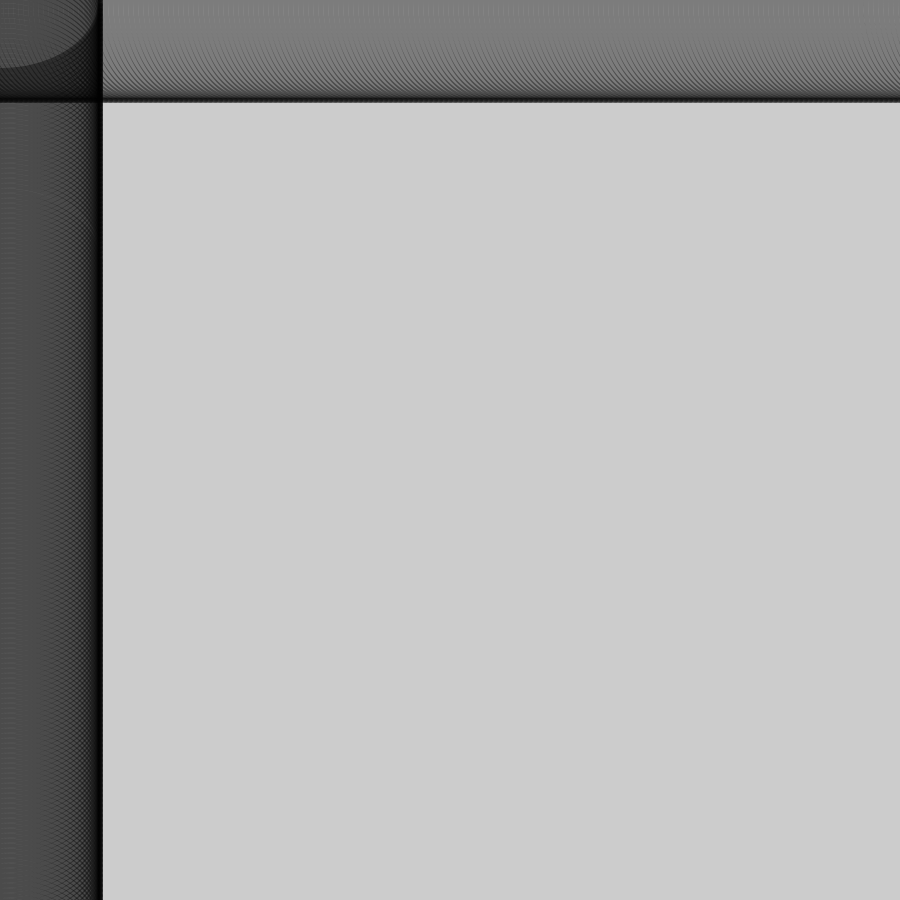
Frame 1 (no input)
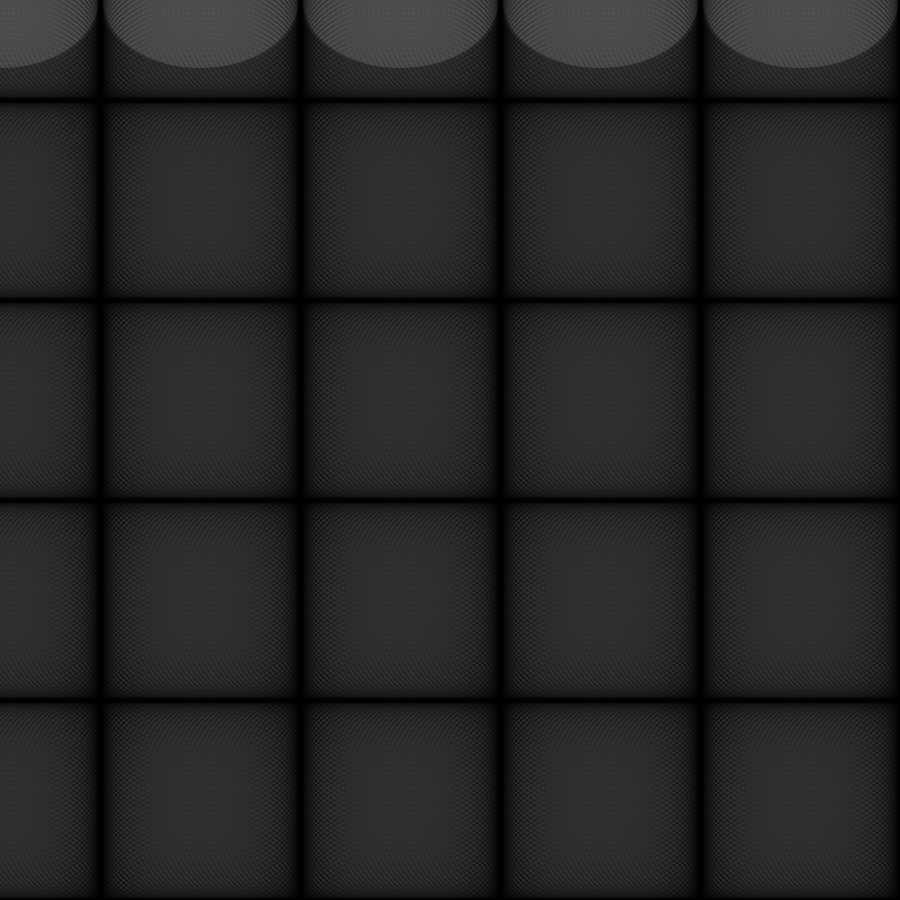
Frame 60 (the mouse pressed at the canvas centre just before this capture)
Frame 120 (the mouse held since frame 60 and released just before this capture): identical to frame 60, image omitted

The Processing sketch that drew these frames (run headless with seeded random() and noise(); from frame 60 on, the mouse is pressed at the canvas centre):

// Processing sketch: processing_25334
// ── processing_25334.pde

void setup() {
  size(900,900);
  smooth();
  stroke(0,100);
  strokeWeight(5);
}
float x = 0;
float y = 0;
void draw() {
  int space = 5;
  int count = 0;

  while (count <200) {
    noFill();
    arc (x,count*space,200,140,0,radians (180));
    count = count+1;
  }
  count = 0;
  while (count <200) {
    arc (x,count*space,200,140,radians (180),radians (360));
    count = count+1;
  }
  x = x + 200;

count = 0;
while (count <200) {
  noFill();
  arc (count*space,y,140,200,radians (90),radians (270));
  count = count+1;
}
y=y+200;
}
